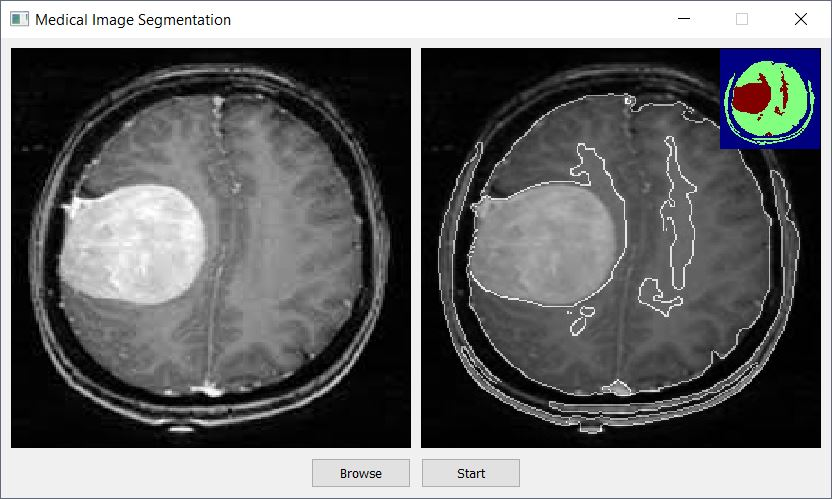
#> input picture Source Codes/Example/GUI1.JPG, 832 x 499 px
$ python Console.py Example/GUI1.JPG
#> lines starting #> are read from the running program, lines starting #| are printed output that depends on the picture; after the words box and inside, x2 and y2 are one past the last pixel; in counts of white or black regions, pixels touching at a corner belong together
import cv2
import os
import sys
import numpy as np
from numpy.lib.type_check import imag
import skfuzzy as fuzz
from skfuzzy import image

# main function of system
def FCM_segmentation(img_url):
    # create directory for outputs
#> called with img_url = 'Example/GUI1.JPG'
    img_name = img_url.split('\\')[-1]
    img_name = img_name.split('.')[0]

    if not os.path.exists(img_name):
        os.mkdir(img_name)

    # image acqustiotion
    image = cv2.imread(img_url)
#> image is the input picture: shape (499, 832, 3); mean B, G, R 108.8, 108.3, 107.6
    image = cv2.resize(image,(256,256),cv2.INTER_AREA)
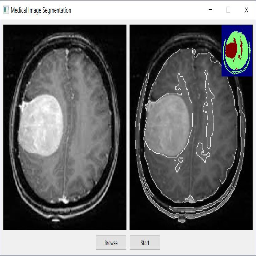
#> image: shape (256, 256, 3); mean B, G, R 108.7, 108.2, 107.5
    image = cv2.cvtColor(image,cv2.COLOR_BGR2GRAY)
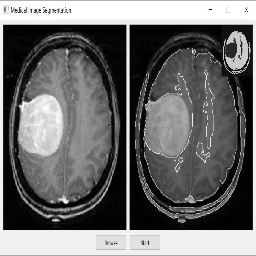
#> image: shape (256, 256); min 0, max 255, mean 108
    #plt.imsave('1ORGINAL_IMAGE.jpg',image,cmap='gray')

    #save orginal image
    cv2.imwrite(str(img_name)+'/Input.jpg',image)

    # iamge preprocessing
    # AMF
    img_median_sigmoid = AdaptiveMedianFilter(image)
    img_median = cv2.medianBlur(image, 5)
    cv2.imwrite('AMF.jpg', img_median_sigmoid)
    #plt.imsave('2IMAGE_MEDIAN.jpg',img_median_sigmoid,cmap='gray')

    # BCET
    image_bcet = BalanceContrastEnhancementTechnique(img_median)
    cv2.imwrite('img_bcet.jpg', image_bcet)
    #plt.imsave('3IMAGE_BCET.jpg',image_bcet,cmap='gray')

    # segmentation of tumor with thresholding
    thresh_f = Thresholding(image_bcet)
    #plt.imsave('4THRESH_F.jpg',thresh_f,cmap='gray')

    # segmentation of brain with fuzzy c-means
    image_FCM = FCM('img_bcet.jpg')
    #plt.imsave('5IMAGE_FCM.jpg',image_FCM,cmap='gray')

    # Combine results
    seg_img=segmentation(image_FCM,thresh_f)
    #plt.imsave('7SEGIMG.jpg',seg_img,cmap='gray')
    edges=dataanalysis(seg_img,img_name)
    segimg2 = cv2.addWeighted(edges, 0.5, image, 0.7, 0)
    #plt.imsave('6SEGIMG.jpg',edges,cmap='gray')
    cv2.imwrite(str(img_name)+'/Output.jpg',segimg2)

    # removing addition files
    os.remove('AMF.jpg')
    os.remove('border.jpg')
    os.remove('FCM.jpg')
    os.remove('img_bcet.jpg')

    return img_name


# AMF implementation
def AdaptiveMedianFilter(grayimage):
    try:
        img_out = grayimage.copy()
        height = grayimage.shape[0]
#> height = 256
        width = grayimage.shape[1]
#> width = 256
        for i in np.arange(6, height - 5):
            for j in np.arange(6, width - 5):
                neighbors = []

                for k in np.arange(-6, 6):
                    for l in np.arange(-6, 6):
                        a = grayimage.item(i + k, j + l)
                        neighbors.append(a)
        neighbors.sort()
        median = neighbors[30]
#> median = 240
        b = median
#> b = 240
#> in FCM_segmentation, `img_median = cv2.medianBlur(image, 5)`:
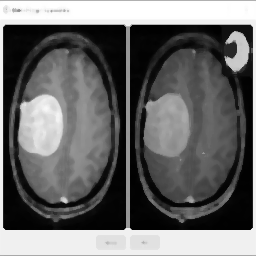
#> img_median: shape (256, 256); min 1, max 255, mean 106
        img_out.itemset((i, j), b)

    except Exception as e:
        print("Error=" + e.args[0])
        tb = sys.exc_info()[2]
        print(tb.tb_lineno)

    return img_out.astype(np.uint8)

def im2double(im):
    ''' Convert image to double precision '''
    min_val = np.min(im.ravel())
#> min_val = 1
    max_val = np.max(im.ravel())
#> max_val = 255
    out = (im.astype('float') - min_val) / (max_val - min_val)
    return out

# BCET implementation
def BalanceContrastEnhancementTechnique(gray_image):
    x = im2double(gray_image) # INPUT IMAGE
    Lmin = np.min(x.ravel()) # MINIMUM OF INPUT IMAGE
#> Lmin = 0
    Lmax =np.max(x.ravel()) # MAXIMUM OF INPUT IMAGE
#> Lmax = 1
    Lmean = np.mean(x) # MEAN OF INPUT IMAGE
#> Lmean = 0.413
    LMssum = np.mean(pow(x,2)) # MEAN SQUARE SUM OF INPUT IMAGE
#> LMssum = 0.294

    Gmin = 0 # MINIMUM OF OUTPUT IMAGE
    Gmax = 255 # MAXIMUM OF OUTPUT IMAGE
    Gmean =85 # MEAN OF OUTPUT IMAGE 80 (Recomended)

    bnum = pow(Lmax,2) * (Gmean - Gmin) - LMssum * (Gmax - Gmin) + pow(Lmin,2) * (Gmax - Gmean)
#> bnum = 10.13
    bden = 2 * (Lmax * (Gmean - Gmin) - Lmean * (Gmax - Gmin) + Lmin * (Gmax - Gmean))
#> bden = -40.83

    b = bnum / bden
#> b = -0.248
    a = (Gmax - Gmin) / ((Lmax - Lmin) * (Lmax + Lmin - 2 * b))
#> a = 170.5
    c = Gmin - a * pow((Lmin - b), 2)
#> c = -10.48
    y = a *pow((x - b),2)+ c # PARABOLIC FUNCTION
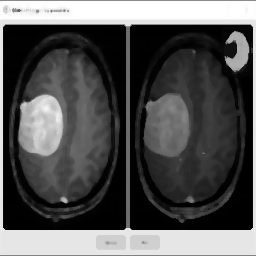
#> y: shape (256, 256) float64; min 0, max 255, mean 85; drawn with min black and max white
    y = y.astype(np.uint8)

    return y

# [21 lines left out: functions change_color_fuzzycmeans, imfill, not called in this run]

# DCM implementation
def FCM(image_bcet):
    list_img = []
    img =cv2.imread(str(image_bcet))

    rgb_img = img.reshape((img.shape[0] * img.shape[1], 3))
    list_img.append(rgb_img)
    n_data = len(list_img)
    clusters = [2]

    for index, rgb_img in enumerate(list_img):
        img = np.reshape(rgb_img, (256, 256, 3)).astype(np.uint8)
        shape = np.shape(img)
        # looping every cluster
        for i, cluster in enumerate(clusters):
            # Fuzzy C Means
            #new_time = time()

            cntr, u, u0, d, jm, p, fpc = fuzz.cluster.cmeans(rgb_img.T, cluster, 2, error=0.005, maxiter=1000, init=None, seed=42)
            new_img = change_color_fuzzycmeans(u, cntr)
            fuzzy_img = np.reshape(new_img, shape).astype(np.uint8)
            ret, seg_img = cv2.threshold(fuzzy_img, np.max(fuzzy_img) - 1, 255,cv2.THRESH_BINARY)

            seg_img_1d = seg_img[:, :, 1]
            bwfim1 = bwareaopen(seg_img_1d, 500)
            bwfim2 = imclearborder(bwfim1)

            cv2.imwrite('border.jpg', bwfim2)


            bwfim3 = imfill(bwfim2)

            cv2.imwrite('FCM.jpg', bwfim3)
    return bwfim3

# [44 lines left out: functions bwareaopen, imclearborder, not called in this run]

# Thresholding fuction
def Thresholding(image_bcet):
    blur = cv2.GaussianBlur(image_bcet,(5,5),0)
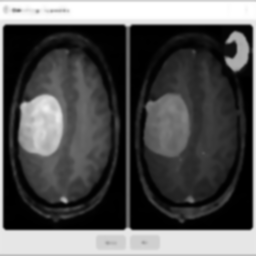
#> blur: shape (256, 256); min 0, max 255, mean 84.8
    T, thresh_f = cv2.threshold(blur,160,200, cv2.THRESH_BINARY)
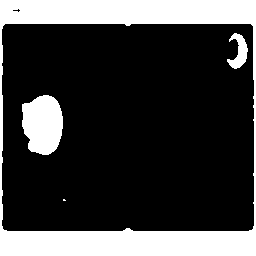
#> thresh_f: shape (256, 256); values 0 (black) and 200 (white), 24.3% white; 4 white regions (1 under 20 px), largest, box (x1, y1, x2, y2) and area: (0, 0, 256, 256) 13604, (22, 95, 63, 155) 1954, (227, 33, 248, 69) 383
    return thresh_f

# add FCM image and thresholding image as final stage
# [17 lines left out: functions segmentation, dataanalysis, not called in this run]


n = len(sys.argv)

if (n <= 1):
    print('\n\n\n--------------------------------------------------\n\n')
    print('please enter filepath after program filename\n\n')
    print('Example: python Console.py ./Dataset/yes/Y1.jpg')
    print('\n\n--------------------------------------------------\n\n\n')
    exit(0)


img_url = sys.argv[1]

img_name = FCM_segmentation(img_url=img_url)
#> in FCM, `n_data = len(list_img)`: n_data = 1
#> the loop in FCM, `for index, rgb_img in enumerate(list_img):` made 1 pass
#> shape on pass 1: (256, 256, 3)
#> (the run stopped early here; a loop or call above may not have finished)

$ run again, on Dataset/no/1 no.jpeg
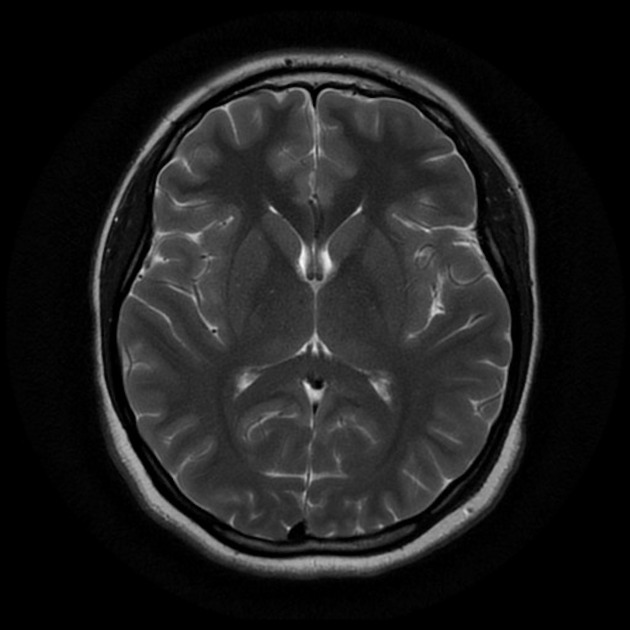
#> input picture Dataset/no/1 no.jpeg, 630 x 630 px
#> in FCM_segmentation, image is the input picture: shape (630, 630, 3); min 0, max 248, mean 29.7
#> median = 0
#> max_val = 180
#> in im2double, `out = (im.astype('float') - min_val) / (max_val - min_val)`:
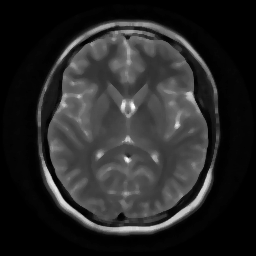
#> out: shape (256, 256) float64; min 0, max 1, mean 0.157
#> Lmin = 0
#> Lmax = 1
#> Lmean = 0.157
#> LMssum = 0.0579
#> bnum = 70.23
#> bden = 89.7
#> in BalanceContrastEnhancementTechnique, `b = bnum / bden`: b = 0.783
#> a = -450.6
#> c = 276.2
#> in Thresholding, `T, thresh_f = cv2.threshold(blur,160,200, cv2.THRESH_BINARY)`:
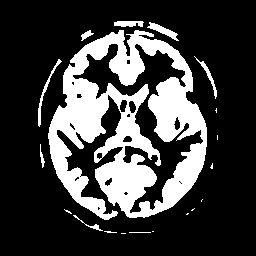
#> thresh_f: shape (256, 256); values 0 (black) and 200 (white), 24.7% white; 19 white regions (10 under 20 px), largest, box (x1, y1, x2, y2) and area: (48, 30, 207, 220) 15233, (147, 22, 179, 41) 196, (38, 59, 62, 127) 189
#> n_data = 1
#> the loop in FCM, `for index, rgb_img in enumerate(list_img):` made 1 pass
#> shape on pass 1: (256, 256, 3)
